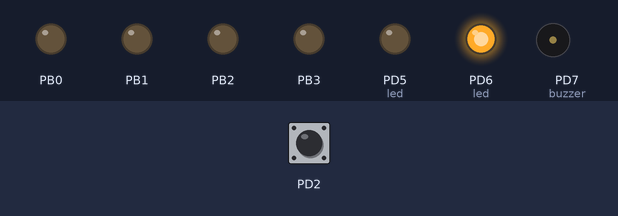
The program below on a simulated ATmega328P, built with avr-gcc and emulated at 16 MHz. Parts: output pins drawn as LEDs (lit = HIGH), buzzer (waves = sounding, pin HIGH). The inputs (shaded band) are chosen by the test bench; at power-on: PD2 LOW.

Above: at 1.2 s.
1.3 s: PD2 driven HIGH
At 1.6 s:
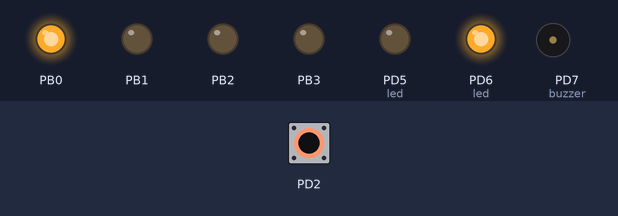
2.8 s: PD2 pulsed LOW 2 times (0.12 s each, 0.3 s apart)
At 3.8 s:
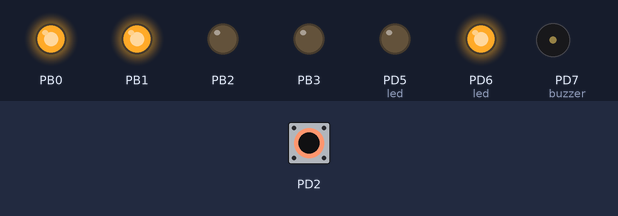
4.9 s: PD2 pulsed LOW 5 times (0.12 s each, 0.3 s apart)
At 7.3 s:
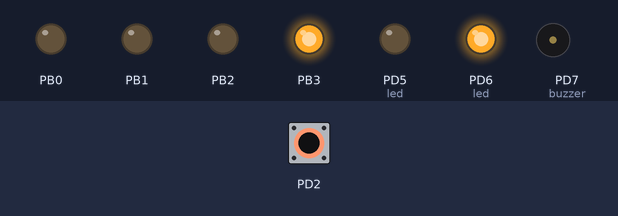
Timing chart, 0 to 8.8 s (numbered marks = the images above; inputs shaded):
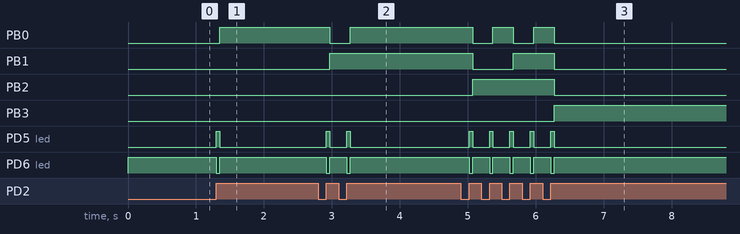

Measured:
- after the input at 1.3 s, PB0: LOW → HIGH after 0.05 s; PD5 (led): LOW → HIGH at once, → LOW 0.05 s later; PD6 (led): HIGH → LOW at once, → HIGH 0.05 s later
- after the input at 2.8 s, PB0: HIGH → LOW after 0.17 s, → HIGH 0.30 s later; PB1: LOW → HIGH after 0.17 s; PD5 (led): alternates HIGH for 0.05 s and LOW for 0.25 s, 4 changes in all, then stays LOW, starting after 0.12 s; PD6 (led): alternates HIGH for 0.25 s and LOW for 0.05 s, 4 changes in all, then stays HIGH, starting after 0.12 s
- after the input at 4.9 s, PB0: alternates HIGH for 0.30 s and LOW for 0.30 s, 5 changes in all, then stays LOW, starting after 0.17 s; PB1: HIGH → LOW after 0.17 s, → HIGH 0.60 s later, → LOW 0.60 s later

The program:

main.c
```c
/*
 * interrupcao.c
 *
 * Created: 18/04/2024 21:09:58
 * Author : 20232ewbj0262
 */

#define  F_CPU 16000000
#include <avr/io.h>
#include <util/delay.h>
#include <avr/interrupt.h>

int c = 0;

int main(void){
	DDRB = 0b00001111;
	DDRD = 0b11100000;
	EICRA = 0b00000011; // Habilita interrupção por borda de subida INT0
	sei(); // habilita a chave geral de interrupção
	EIMSK = 0b00000001;

    while (1) {
		PORTD |= (1<<6); //liga led verde
		PORTD &= ~(1<<5); //desliga led vermelho
    }
}

ISR(INT0_vect){
	PORTD |= (1<<5); //liga led vermelho
	PORTD &= ~(1<<6); //desliga led verde
	_delay_ms(50);
	c++;
	if(c > 9){
		c = 0;
		PORTD |= (1<<7); // liga buzzer
		_delay_ms(2000); // espera 2s
		PORTD &= ~(1<<7); // desliga buzzer
	}
	PORTB = c;
}
```
